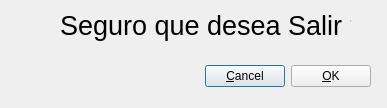
<?xml version="1.0" encoding="UTF-8"?>
<ui version="4.0">
 <class>Dialog</class>
 <widget class="QDialog" name="Dialog">
  <property name="windowModality">
   <enum>Qt::WindowModal</enum>
  </property>
  <property name="geometry">
   <rect>
    <x>0</x>
    <y>0</y>
    <width>387</width>
    <height>108</height>
   </rect>
  </property>
  <property name="windowTitle">
   <string>Dialog</string>
  </property>
  <widget class="QWidget" name="layoutWidget">
   <property name="geometry">
    <rect>
     <x>20</x>
     <y>60</y>
     <width>351</width>
     <height>33</height>
    </rect>
   </property>
   <layout class="QHBoxLayout">
    <property name="spacing">
     <number>6</number>
    </property>
    <property name="margin">
     <number>0</number>
    </property>
    <item>
     <spacer>
      <property name="orientation">
       <enum>Qt::Horizontal</enum>
      </property>
      <property name="sizeHint" stdset="0">
       <size>
        <width>131</width>
        <height>31</height>
       </size>
      </property>
     </spacer>
    </item>
    <item>
     <widget class="QPushButton" name="cancelButton">
      <property name="text">
       <string>&amp;Cancel</string>
      </property>
     </widget>
    </item>
    <item>
     <widget class="QPushButton" name="okButton">
      <property name="text">
       <string>&amp;OK</string>
      </property>
     </widget>
    </item>
   </layout>
  </widget>
  <widget class="QLabel" name="label">
   <property name="geometry">
    <rect>
     <x>60</x>
     <y>0</y>
     <width>291</width>
     <height>51</height>
    </rect>
   </property>
   <property name="font">
    <font>
     <pointsize>20</pointsize>
    </font>
   </property>
   <property name="text">
    <string>Seguro que desea Salir ?</string>
   </property>
  </widget>
  <widget class="QLabel" name="label_2">
   <property name="enabled">
    <bool>true</bool>
   </property>
   <property name="geometry">
    <rect>
     <x>10</x>
     <y>10</y>
     <width>31</width>
     <height>31</height>
    </rect>
   </property>
   <property name="text">
    <string/>
   </property>
   <property name="pixmap">
    <pixmap>../../../../../../var/www/sisrerv_full/img/frenado.png</pixmap>
   </property>
   <property name="scaledContents">
    <bool>true</bool>
   </property>
  </widget>
 </widget>
 <resources/>
 <connections>
  <connection>
   <sender>okButton</sender>
   <signal>clicked()</signal>
   <receiver>Dialog</receiver>
   <slot>accept()</slot>
   <hints>
    <hint type="sourcelabel">
     <x>278</x>
     <y>253</y>
    </hint>
    <hint type="destinationlabel">
     <x>96</x>
     <y>254</y>
    </hint>
   </hints>
  </connection>
  <connection>
   <sender>cancelButton</sender>
   <signal>clicked()</signal>
   <receiver>Dialog</receiver>
   <slot>reject()</slot>
   <hints>
    <hint type="sourcelabel">
     <x>369</x>
     <y>253</y>
    </hint>
    <hint type="destinationlabel">
     <x>179</x>
     <y>282</y>
    </hint>
   </hints>
  </connection>
 </connections>
</ui>
